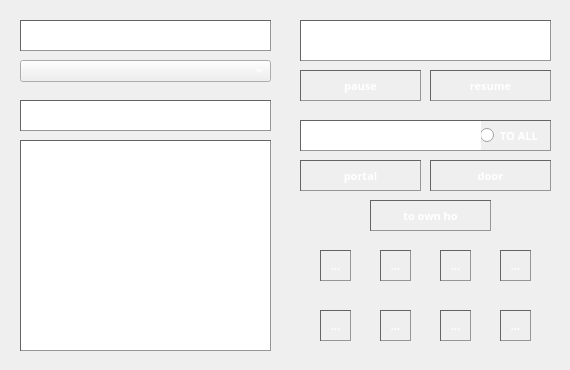
<?xml version="1.0" encoding="UTF-8"?>
<ui version="4.0">
 <class>Dialog</class>
 <widget class="QDialog" name="Dialog">
  <property name="windowModality">
   <enum>Qt::WindowModal</enum>
  </property>
  <property name="enabled">
   <bool>true</bool>
  </property>
  <property name="geometry">
   <rect>
    <x>0</x>
    <y>0</y>
    <width>570</width>
    <height>370</height>
   </rect>
  </property>
  <property name="minimumSize">
   <size>
    <width>570</width>
    <height>370</height>
   </size>
  </property>
  <property name="maximumSize">
   <size>
    <width>570</width>
    <height>370</height>
   </size>
  </property>
  <property name="font">
   <font>
    <family>MS Shell Dlg 2</family>
   </font>
  </property>
  <property name="cursor">
   <cursorShape>PointingHandCursor</cursorShape>
  </property>
  <property name="mouseTracking">
   <bool>false</bool>
  </property>
  <property name="focusPolicy">
   <enum>Qt::WheelFocus</enum>
  </property>
  <property name="windowTitle">
   <string>Monitoring Panel</string>
  </property>
  <property name="windowIcon">
   <iconset>
    <normaloff>../../../default_mod_panel/design/raw_design/Bestiary_Brimmed_Hat_inventory_icon.webp</normaloff>../../../default_mod_panel/design/raw_design/Bestiary_Brimmed_Hat_inventory_icon.webp</iconset>
  </property>
  <property name="windowOpacity">
   <double>1.000000000000000</double>
  </property>
  <property name="autoFillBackground">
   <bool>false</bool>
  </property>
  <property name="styleSheet">
   <string notr="true">QDialog {
	background-image: url(&quot;:/images/bestiary_background.png&quot;);
}

QWidget {
	color: white;
	background-color: rgba(100, 100, 100, .8);
}

QTextBrowser {
	color: white;
	border-style: inset;
	border-width: 1px;
	border-color: white;
	border-color: rgb(100, 100, 100);
	background-color: rgba(40, 40, 40, .8);
}

QRadioButton {
	color: white;
	font-family: Rubik;
	font-size: 8pt;
	font-weight: 500;
	border-style: inset;
	border-width: 1px;
	border-color: white;
	border-color:  rgb(100, 100, 100);
	border-left:  rgb(100, 100, 100);
	background-color: rgba(40, 40, 40, .8);
}

QToolButton:hover {
	color: white;
	border-style: inset;
	border-width: 1px;
	border-color: white;
	border-color: rgb(220, 220, 220);
	background-color: rgba(20, 20, 20, .8);
}

QToolButton:pressed {
	color: white;
	border-style: inset;
	border-width: 1px;
	border-color: white;
	border-color:  rgb(100, 100, 100);
	background-color: rgba(50, 50, 50, .8);
}

QToolButton {
	color: white;
	font-family: Rubik;
	font-size: 8pt;
	font-weight: 600;
	border-style: inset;
	border-width : 1px;
	border-color:  rgb(100, 100, 100);
	background-color: rgba(40, 40, 40, .8);
}

QComboBox {
	color: white;
	font-size: 8pt;
	font-weight: 600;
	border-color:  rgb(100, 100, 100);
	background-color: rgba(40, 40, 40, .8);
}

</string>
  </property>
  <property name="inputMethodHints">
   <set>Qt::ImhNone</set>
  </property>
  <property name="sizeGripEnabled">
   <bool>false</bool>
  </property>
  <property name="modal">
   <bool>false</bool>
  </property>
  <widget class="QTextBrowser" name="textBrowser">
   <property name="geometry">
    <rect>
     <x>20</x>
     <y>140</y>
     <width>251</width>
     <height>211</height>
    </rect>
   </property>
   <property name="html">
    <string>&lt;!DOCTYPE HTML PUBLIC &quot;-//W3C//DTD HTML 4.0//EN&quot; &quot;http://www.w3.org/TR/REC-html40/strict.dtd&quot;&gt;
&lt;html&gt;&lt;head&gt;&lt;meta name=&quot;qrichtext&quot; content=&quot;1&quot; /&gt;&lt;style type=&quot;text/css&quot;&gt;
p, li { white-space: pre-wrap; }
&lt;/style&gt;&lt;/head&gt;&lt;body style=&quot; font-family:'MS Shell Dlg 2'; font-size:8.25pt; font-weight:400; font-style:normal;&quot;&gt;
&lt;p align=&quot;center&quot; style=&quot;-qt-paragraph-type:empty; margin-top:10px; margin-bottom:0px; margin-left:0px; margin-right:0px; -qt-block-indent:0; text-indent:0px; font-family:'Rubik'; font-size:8pt; font-weight:600;&quot;&gt;&lt;br /&gt;&lt;/p&gt;&lt;/body&gt;&lt;/html&gt;</string>
   </property>
  </widget>
  <widget class="QTextBrowser" name="textBrowser_2">
   <property name="geometry">
    <rect>
     <x>300</x>
     <y>20</y>
     <width>251</width>
     <height>41</height>
    </rect>
   </property>
   <property name="frameShadow">
    <enum>QFrame::Sunken</enum>
   </property>
   <property name="lineWidth">
    <number>1</number>
   </property>
   <property name="autoFormatting">
    <set>QTextEdit::AutoNone</set>
   </property>
   <property name="html">
    <string>&lt;!DOCTYPE HTML PUBLIC &quot;-//W3C//DTD HTML 4.0//EN&quot; &quot;http://www.w3.org/TR/REC-html40/strict.dtd&quot;&gt;
&lt;html&gt;&lt;head&gt;&lt;meta name=&quot;qrichtext&quot; content=&quot;1&quot; /&gt;&lt;style type=&quot;text/css&quot;&gt;
p, li { white-space: pre-wrap; }
&lt;/style&gt;&lt;/head&gt;&lt;body style=&quot; font-family:'MS Shell Dlg 2'; font-size:8.25pt; font-weight:400; font-style:normal;&quot;&gt;
&lt;p align=&quot;center&quot; style=&quot; margin-top:0px; margin-bottom:0px; margin-left:0px; margin-right:0px; -qt-block-indent:0; text-indent:0px;&quot;&gt;&lt;span style=&quot; font-family:'Rubik'; font-size:8pt; font-weight:600;&quot;&gt;Worker control events&lt;/span&gt;&lt;/p&gt;
&lt;p align=&quot;center&quot; style=&quot; margin-top:0px; margin-bottom:0px; margin-left:0px; margin-right:0px; -qt-block-indent:0; text-indent:0px;&quot;&gt;&lt;span style=&quot; font-family:'Rubik'; font-size:6pt; font-weight:600;&quot;&gt;only single requests method&lt;/span&gt;&lt;/p&gt;&lt;/body&gt;&lt;/html&gt;</string>
   </property>
  </widget>
  <widget class="QTextBrowser" name="textBrowser_3">
   <property name="geometry">
    <rect>
     <x>20</x>
     <y>100</y>
     <width>251</width>
     <height>31</height>
    </rect>
   </property>
   <property name="html">
    <string>&lt;!DOCTYPE HTML PUBLIC &quot;-//W3C//DTD HTML 4.0//EN&quot; &quot;http://www.w3.org/TR/REC-html40/strict.dtd&quot;&gt;
&lt;html&gt;&lt;head&gt;&lt;meta name=&quot;qrichtext&quot; content=&quot;1&quot; /&gt;&lt;style type=&quot;text/css&quot;&gt;
p, li { white-space: pre-wrap; }
&lt;/style&gt;&lt;/head&gt;&lt;body style=&quot; font-family:'MS Shell Dlg 2'; font-size:8.25pt; font-weight:400; font-style:normal;&quot;&gt;
&lt;p align=&quot;center&quot; style=&quot; margin-top:0px; margin-bottom:0px; margin-left:0px; margin-right:0px; -qt-block-indent:0; text-indent:0px;&quot;&gt;&lt;span style=&quot; font-family:'Rubik'; font-size:8pt; font-weight:600;&quot;&gt;Worker machines info&lt;/span&gt;&lt;/p&gt;&lt;/body&gt;&lt;/html&gt;</string>
   </property>
  </widget>
  <widget class="QTextBrowser" name="textBrowser_4">
   <property name="geometry">
    <rect>
     <x>20</x>
     <y>20</y>
     <width>251</width>
     <height>31</height>
    </rect>
   </property>
   <property name="styleSheet">
    <string notr="true"/>
   </property>
   <property name="html">
    <string>&lt;!DOCTYPE HTML PUBLIC &quot;-//W3C//DTD HTML 4.0//EN&quot; &quot;http://www.w3.org/TR/REC-html40/strict.dtd&quot;&gt;
&lt;html&gt;&lt;head&gt;&lt;meta name=&quot;qrichtext&quot; content=&quot;1&quot; /&gt;&lt;style type=&quot;text/css&quot;&gt;
p, li { white-space: pre-wrap; }
&lt;/style&gt;&lt;/head&gt;&lt;body style=&quot; font-family:'MS Shell Dlg 2'; font-size:8.25pt; font-weight:400; font-style:normal;&quot;&gt;
&lt;p align=&quot;center&quot; style=&quot; margin-top:0px; margin-bottom:0px; margin-left:0px; margin-right:0px; -qt-block-indent:0; text-indent:0px;&quot;&gt;&lt;span style=&quot; font-family:'Rubik'; font-size:8pt; font-weight:600;&quot;&gt;Select machine&lt;/span&gt;&lt;/p&gt;&lt;/body&gt;&lt;/html&gt;</string>
   </property>
  </widget>
  <widget class="QToolButton" name="toolButton_8">
   <property name="geometry">
    <rect>
     <x>300</x>
     <y>160</y>
     <width>121</width>
     <height>31</height>
    </rect>
   </property>
   <property name="text">
    <string>portal</string>
   </property>
  </widget>
  <widget class="QToolButton" name="toolButton_9">
   <property name="geometry">
    <rect>
     <x>370</x>
     <y>200</y>
     <width>121</width>
     <height>31</height>
    </rect>
   </property>
   <property name="text">
    <string>to own ho</string>
   </property>
  </widget>
  <widget class="QToolButton" name="toolButton_10">
   <property name="geometry">
    <rect>
     <x>430</x>
     <y>160</y>
     <width>121</width>
     <height>31</height>
    </rect>
   </property>
   <property name="text">
    <string>door</string>
   </property>
  </widget>
  <widget class="QComboBox" name="comboBox">
   <property name="geometry">
    <rect>
     <x>20</x>
     <y>60</y>
     <width>251</width>
     <height>22</height>
    </rect>
   </property>
   <property name="styleSheet">
    <string notr="true"/>
   </property>
   <property name="editable">
    <bool>false</bool>
   </property>
  </widget>
  <widget class="QRadioButton" name="radioButton">
   <property name="geometry">
    <rect>
     <x>480</x>
     <y>120</y>
     <width>71</width>
     <height>31</height>
    </rect>
   </property>
   <property name="text">
    <string>TO ALL</string>
   </property>
  </widget>
  <widget class="QToolButton" name="toolButton_3">
   <property name="geometry">
    <rect>
     <x>300</x>
     <y>70</y>
     <width>121</width>
     <height>31</height>
    </rect>
   </property>
   <property name="text">
    <string>pause</string>
   </property>
  </widget>
  <widget class="QToolButton" name="toolButton_4">
   <property name="geometry">
    <rect>
     <x>430</x>
     <y>70</y>
     <width>121</width>
     <height>31</height>
    </rect>
   </property>
   <property name="text">
    <string>resume</string>
   </property>
  </widget>
  <widget class="QTextBrowser" name="textBrowser_6">
   <property name="geometry">
    <rect>
     <x>300</x>
     <y>120</y>
     <width>181</width>
     <height>31</height>
    </rect>
   </property>
   <property name="styleSheet">
    <string notr="true">border-right: rgb(180, 180, 180);</string>
   </property>
   <property name="frameShadow">
    <enum>QFrame::Sunken</enum>
   </property>
   <property name="lineWidth">
    <number>1</number>
   </property>
   <property name="autoFormatting">
    <set>QTextEdit::AutoNone</set>
   </property>
   <property name="html">
    <string>&lt;!DOCTYPE HTML PUBLIC &quot;-//W3C//DTD HTML 4.0//EN&quot; &quot;http://www.w3.org/TR/REC-html40/strict.dtd&quot;&gt;
&lt;html&gt;&lt;head&gt;&lt;meta name=&quot;qrichtext&quot; content=&quot;1&quot; /&gt;&lt;style type=&quot;text/css&quot;&gt;
p, li { white-space: pre-wrap; }
&lt;/style&gt;&lt;/head&gt;&lt;body style=&quot; font-family:'MS Shell Dlg 2'; font-size:8.25pt; font-weight:400; font-style:normal;&quot;&gt;
&lt;p align=&quot;center&quot; style=&quot; margin-top:0px; margin-bottom:0px; margin-left:0px; margin-right:0px; -qt-block-indent:0; text-indent:0px;&quot;&gt;&lt;span style=&quot; font-weight:600;&quot;&gt;Party machine actions&lt;/span&gt;&lt;/p&gt;&lt;/body&gt;&lt;/html&gt;</string>
   </property>
  </widget>
  <widget class="QToolButton" name="renderButton">
   <property name="geometry">
    <rect>
     <x>320</x>
     <y>250</y>
     <width>31</width>
     <height>31</height>
    </rect>
   </property>
   <property name="text">
    <string>...</string>
   </property>
  </widget>
  <widget class="QToolButton" name="renderButton_2">
   <property name="geometry">
    <rect>
     <x>380</x>
     <y>250</y>
     <width>31</width>
     <height>31</height>
    </rect>
   </property>
   <property name="text">
    <string>...</string>
   </property>
  </widget>
  <widget class="QToolButton" name="renderButton_3">
   <property name="geometry">
    <rect>
     <x>440</x>
     <y>250</y>
     <width>31</width>
     <height>31</height>
    </rect>
   </property>
   <property name="text">
    <string>...</string>
   </property>
  </widget>
  <widget class="QToolButton" name="renderButton_4">
   <property name="geometry">
    <rect>
     <x>500</x>
     <y>250</y>
     <width>31</width>
     <height>31</height>
    </rect>
   </property>
   <property name="text">
    <string>...</string>
   </property>
  </widget>
  <widget class="QToolButton" name="renderButton_5">
   <property name="geometry">
    <rect>
     <x>320</x>
     <y>310</y>
     <width>31</width>
     <height>31</height>
    </rect>
   </property>
   <property name="text">
    <string>...</string>
   </property>
  </widget>
  <widget class="QToolButton" name="renderButton_8">
   <property name="geometry">
    <rect>
     <x>500</x>
     <y>310</y>
     <width>31</width>
     <height>31</height>
    </rect>
   </property>
   <property name="text">
    <string>...</string>
   </property>
  </widget>
  <widget class="QToolButton" name="renderButton_6">
   <property name="geometry">
    <rect>
     <x>380</x>
     <y>310</y>
     <width>31</width>
     <height>31</height>
    </rect>
   </property>
   <property name="text">
    <string>...</string>
   </property>
  </widget>
  <widget class="QToolButton" name="renderButton_7">
   <property name="geometry">
    <rect>
     <x>440</x>
     <y>310</y>
     <width>31</width>
     <height>31</height>
    </rect>
   </property>
   <property name="text">
    <string>...</string>
   </property>
  </widget>
 </widget>
 <resources>
  <include location="../../../default_mod_panel/design/raw_design/resources.qrc"/>
 </resources>
 <connections/>
</ui>
